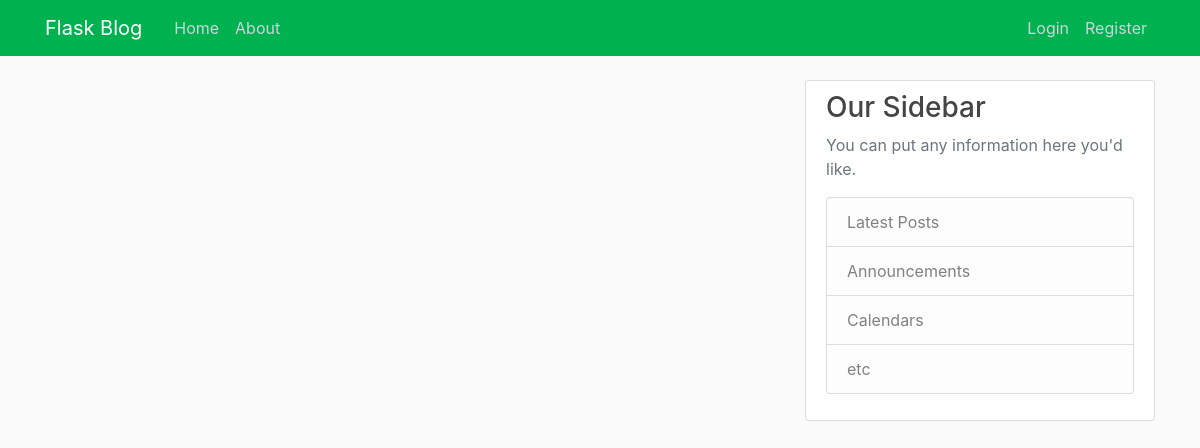
/home, run on an earlier commit of the app's database.
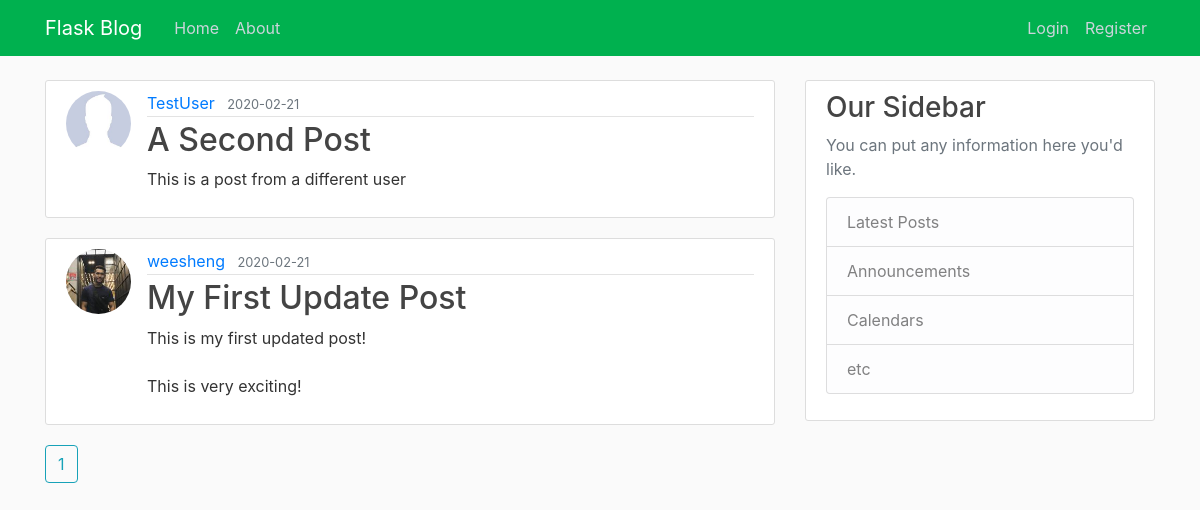
And on a later commit of the database.
### flaskblog/models.py (models this page shows, shortened)
class Post(db.Model):
    id = db.Column(db.Integer, primary_key=True)
    title = db.Column(db.String(100), nullable=False)
    date_posted = db.Column(db.DateTime, nullable=False,
                            default=datetime.utcnow)
    content = db.Column(db.Text, nullable=False)
    user_id = db.Column(db.Integer, db.ForeignKey('user.id'), nullable=False)

class User(db.Model, UserMixin):
    id = db.Column(db.Integer, primary_key=True)
    username = db.Column(db.String(20), unique=True, nullable=False)
    email = db.Column(db.String(120), unique=True, nullable=False)
    image_file = db.Column(db.String(20), nullable=False,
                           default='default.jpg')
    password = db.Column(db.String(60), nullable=False)
    posts = db.relationship('Post', backref='author', lazy=True)

### flaskblog/main/routes.py (the view)
@main.route('/')
@main.route('/home')
def home():
    page = request.args.get('page', 1, type=int)
    posts = Post.query.order_by(
        Post.date_posted.desc()).paginate(page=page, per_page=5)
    return render_template('home.html', posts=posts)

### flaskblog/templates/home.html
{% extends "layout.html" %}
{% block content %}
{% for post in posts.items %}
<article class="media content-section">
  <img class="rounded-circle article-img"
    src="{{ url_for('static', filename='profile_pics/' + post.author.image_file) }}" />
  <div class="media-body">
    <div class="article-metadata">
      <a class="mr-2"
        href="{{ url_for('users.user_posts', username=post.author.username )}}">{{ post.author.username }}</a>
      <small class="text-muted">{{ post.date_posted.strftime('%Y-%m-%d') }}</small>
    </div>
    <h2>
      <a class="article-title" href="{{ url_for('posts.post', post_id=post.id) }}">{{ post.title }}</a>
    </h2>
    <p class="article-content">{{ post.content }}</p>
  </div>
</article>
{% endfor %}
{% for page_num in posts.iter_pages(left_edge=1, right_edge=1, left_current=1, right_current=2) %}
{% if page_num %}
{% if posts.page == page_num %}
<a class="btn btn-outline-info mb-4" href="{{url_for('main.home', page=page_num)}}">{{ page_num }}</a>
{% else %}
<a class="btn btn-outline-info mb-4" href="{{url_for('main.home', page=page_num)}}">{{ page_num }}</a>
{% endif %}
{% else %}
...
{% endif %}
{% endfor %}
{% endblock content %}

What changed in the data, as far as the page shows it:
added Post: image_file (placeholder picture), author.username "TestUser", date_posted "2020-02-21", title "A Second Post", content "This is a post from a different user"
added Post: image_file (picture), author.username "weesheng", date_posted "2020-02-21", title "My First Update Post", content "This is my first updated post! This is very exciting!"
Also different on the page:
new list line: "1"
